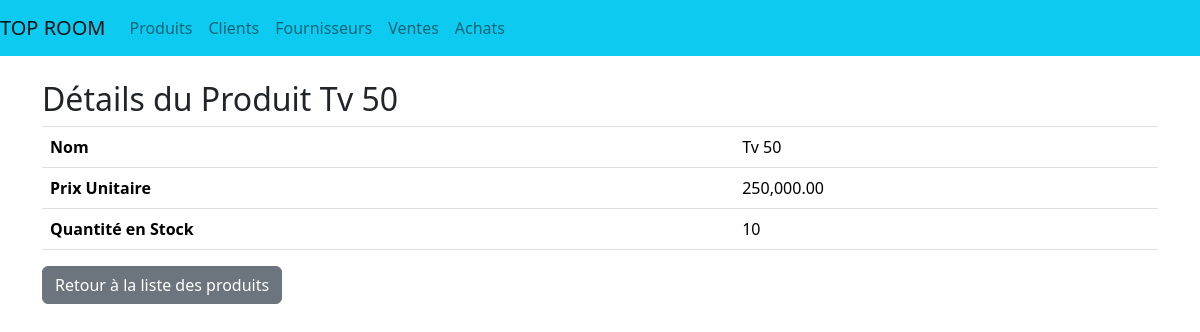
Screenshot of /produits/4/ with the database file from the repository.
### stockage/models.py (models this page shows, shortened)
class Produit(models.Model):
    nom = models.CharField(max_length=100)
    prix_unitaire = models.DecimalField(max_digits=10, decimal_places=2)
    quantite_stock = models.PositiveIntegerField(default=0)

### stockage/views.py (the view)
# urls.py: path('produits/<int:pk>/', ProduitDetailView.as_view(), name='produit_detail'),
class ProduitDetailView(View):
    template_name = 'produit_detail.html'
    def get(self, request, pk):
        produit = get_object_or_404(Produit, pk=pk)
        return render(request, self.template_name, {'produit': produit})

### stockage/templates/produit_detail.html (shortened to what this page needs)
{% extends 'base.html' %}
{% block content %}
    <h2>Détails du Produit {{ produit.nom }}</h2>
    <table class="table">
        <tbody>
            <tr>
                <th scope="row">Nom</th>
                <td>{{ produit.nom }}</td>
            </tr>
            <tr>
                <th scope="row">Prix Unitaire</th>
                <td>{{ produit.prix_unitaire }}</td>
            </tr>
            <tr>
                <th scope="row">Quantité en Stock</th>
                <td>{{ produit.quantite_stock }}</td>
            </tr>
        </tbody>
    </table>
    <a href="{% url 'produit_list' %}" class="btn btn-secondary">Retour à la liste des produits</a>
{% endblock %}

### rows the page displays
Produit: nom "Tv 50", prix_unitaire "250,000.00", quantite_stock "10"
